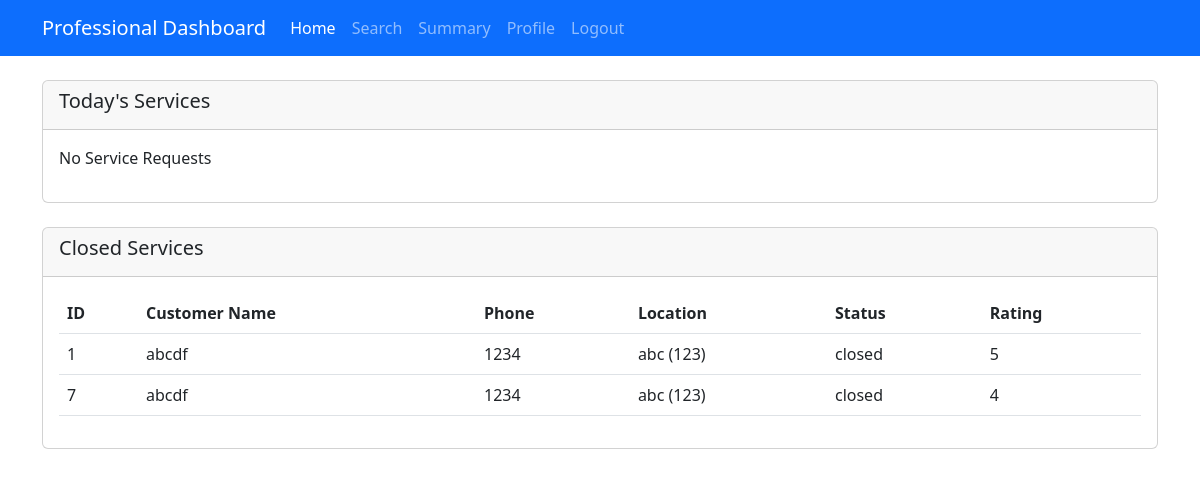
The app's page /P_DashBoard/2 with its own data.
### app.py (models this page shows)
class Request(db.Model):
    __tablename__ = 'request'
    id = db.Column(db.Integer, primary_key=True,autoincrement=True)
    customer_id = db.Column(db.Integer, db.ForeignKey('Customer.id'), nullable=False)
    professional_id = db.Column(db.Integer, db.ForeignKey('Professional.id'), nullable=True)
    service_id = db.Column(db.Integer, db.ForeignKey('services.id'), nullable=False)
    status = db.Column(db.String(20), nullable=False)
    rating = db.Column(db.Integer, nullable=True)
    remarks = db.Column(db.String(600), nullable=True)
    hidden_from_professionals = db.relationship('Professional', secondary=hidden_requests, backref='hidden_requests')
    customer = db.relationship('Customer', backref='requests')
    professional = db.relationship('Professional', backref='requests')
    service = db.relationship('Service', backref='requests')

class Customer(db.Model):
    __tablename__ = 'Customer'
    id = db.Column(db.Integer, primary_key=True,autoincrement=True)
    login_id = db.Column(db.Integer, db.ForeignKey('login.id'), nullable=False)  # Foreign key
    fullname = db.Column(db.String(150), nullable=False)
    address = db.Column(db.String(250), nullable=False)
    pincode = db.Column(db.String(10), nullable=False)
    number = db.Column(db.Integer, nullable=False, unique=True)
    status = db.Column(db.String(20), nullable=True)

### app.py (the view)
@app.route("/P_DashBoard/<int:P_id>", methods=["GET", "POST"])
def P_DashBoard(P_id):
    prof = Professional.query.get(P_id)
    service_id = prof.service_id
    if service_id == None:
        return redirect(url_for('P_Profile', P_id=P_id,service="Your service not found. Please select a service"))
    requests = Request.query.filter( Request.service_id == service_id,Request.status == 'requested',
        ~Request.hidden_from_professionals.contains(prof)
    ).all()
    closed = Request.query.filter(Request.service_id == service_id,Request.status == 'closed',
        ~Request.hidden_from_professionals.contains(prof)
    ).all()
    Accepted = Request.query.filter(Request.service_id == service_id,Request.status == 'close it',
        ~Request.hidden_from_professionals.contains(prof)
    ).all()
    closed.extend(Accepted)
    return render_template("P_dash.html", requests=requests, P_id=P_id, closed=closed)

### templates/P_dash.html (shortened to what this page needs)
<!DOCTYPE html>
<html lang="en">
<head>
    <link rel="stylesheet" href="https://cdn.jsdelivr.net/npm/bootstrap@5.3.0/dist/css/bootstrap.min.css">
</head>
<body>
    <nav class="navbar navbar-expand-lg navbar-dark bg-primary">
        <div class="container">
            <a class="navbar-brand" href="#">Professional Dashboard</a>
            <div class="collapse navbar-collapse" id="navbarNav">
                <ul class="navbar-nav">
                    <a class="nav-link active" href="/P_DashBoard/{{P_id}}">Home</a>
                    <a class="nav-link" href="/P_Search/{{P_id}}">Search</a>
                    <a class="nav-link" href="/P_summary/{{P_id}}">Summary</a>
                    <a class="nav-link" href="/P_Profile/{{P_id}}">Profile</a>
                    <a class="nav-link" href="/login">Logout</a>
                </ul>
            </div>
        </div>
    </nav>
    <div class="container py-4">
        <div class="card mb-4">
            <div class="card-header">
                <h5>Today's Services</h5>
            </div>
            <div class="card-body">
                {% if requests %}
                <table class="table table-hover">
                    <thead>
                        <tr>
                            <th>ID</th>
                            <th>Customer Name</th>
                            <th>Phone</th>
                            <th>Location</th>
                            <th>Action</th>
                        </tr>
                    </thead>
                    <tbody>
                        {% for i in requests %}
                        <tr>
                            <td>{{i.id}}</td>
                            <td>{{i.customer.fullname}}</td>
                            <td>{{i.customer.number}}</td>
                            <td>{{i.customer.address}} ({{i.customer.pincode}})</td>
                            <td>
                                <a href="/P_Reject/{{P_id}}/{{i.id}}" class="btn btn-danger btn-sm">Reject</a>
                                <a href="/P_Accept/{{P_id}}/{{i.id}}" class="btn btn-success btn-sm">Accept</a>
                            </td>
                        </tr>
                        {% endfor %}
                    </tbody>
                </table>
                {% else %}
                <p>No Service Requests</p>
                {% endif %}
            </div>
        </div>
        <div class="card">
            <div class="card-header">
                <h5>Closed Services</h5>
            </div>
            <div class="card-body">
                {% if closed %}
                <table class="table table-hover">
                    <thead>
                        <tr>
                            <th>ID</th>
                            <th>Customer Name</th>
                            <th>Phone</th>
                            <th>Location</th>
                            <th>Status</th>
                            <th>Rating</th>
                        </tr>
                    </thead>
                    <tbody>
                        {% for i in closed %}
                        <tr>
                            <td>{{i.id}}</td>
                            <td>{{i.customer.fullname}}</td>
                            <td>{{i.customer.number}}</td>
                            <td>{{i.customer.address}} ({{i.customer.pincode}})</td>
                            <td>
                            {%if i.status=="close it" %}
                                Accepted
                            {%else%}
                                {{i.status}}
                                {%endif %}
                            </td>
                            <td>{{i.rating}}</td>
                        </tr>
                        {% endfor %}
                    </tbody>
                </table>
                {% else %}
                <p>No History</p>
                {% endif %}
            </div>
        </div>
    </div>
</body>
</html>

### records on screen
Request: id "1", customer.fullname "abcdf", customer.number "1234", customer.address "abc", customer.pincode "123", status "closed", rating "5"
Request: id "7", customer.fullname "abcdf", customer.number "1234", customer.address "abc", customer.pincode "123", status "closed", rating "4"
